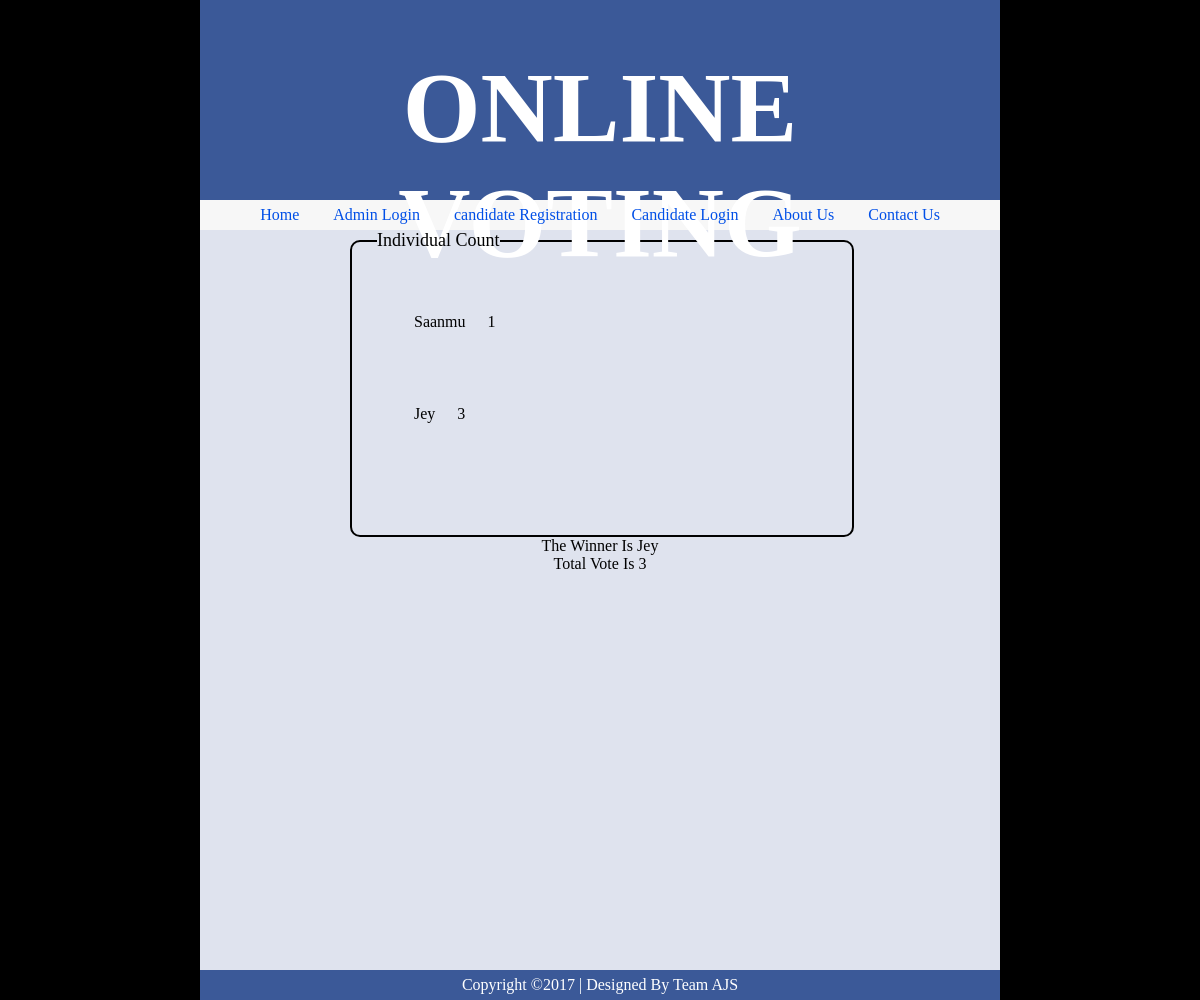
The page /result.php on the database its author committed.
### tables this page shows
CREATE TABLE `candidate_reg` (
  `sno` int(255) NOT NULL,
  `name` varchar(255) NOT NULL,
  `age` int(255) NOT NULL,
  `dob` date NOT NULL,
  `sex` varchar(255) NOT NULL,
  `party` varchar(255) NOT NULL,
  `symbol` varchar(255) NOT NULL,
  `address` varchar(255) NOT NULL
);

### result.php (the view, shortened to what this page needs)
<html>
<head>
<link rel="stylesheet" type="text/css" href="style.css">
</head>
<body>
<div id="header">
<?php include "header.php";?>
</div>
<div id="nav">
<center>
<ul id="navul">
<li><a href="index.php">Home</a></li>
<li><a href="admin.php">Admin Login</a></li>
<li><a href="candidate.php">candidate Registration</a></li>
<li><a href="candidatelogin.php">Candidate Login</a></li>
<li><a href="aboutus.php">About Us</a></li>
<li><a href="contactus.php">Contact Us</a></li>
</ul>
</center>
</div>
<div id="container">
<?php
	include('dbconfig.php');
	$k=0;
	echo "<fieldset id='user_login'>";
	echo "<legend>Individual Count</legend>";
	for($i=0;$i<10;$i++)
	{
		$query="select count(voter) from people where voter=$i";
		$res=mysqli_query($con,$query);
		$row=mysqli_fetch_array($res);
		$array=$row[0];
		if($array>0)
		{
			$query1="select name from candidate_reg where sno=$i";
			$res1=mysqli_query($con,$query1);
			echo "<table id='user_table'>";
			if(mysqli_num_rows($res1)==1)
			{
				echo "<tr>";
				while($row1=mysqli_fetch_array($res1))
				{
					echo "<td>".$row1['name']."</td><td>".$array."</td>";
					if($array>$k)
					{
						$k=$array;
						$h=$row1['name'];
					}
				}
				echo "</tr>";
			}
			echo "</table>";
		}
	}
	echo "</fieldset>";
	echo "<center>The Winner Is ".$h."  <br>Total Vote Is ".$k."</center>";
?>
</div>
<div id="footer">
<?php include "footer.php";?>
</div>
</body>
</html>

### style.css (style rules this page uses)
* { margin:0px; padding:0px; }
html { background:black; }
body { background:silver; height:1000px; width:800px; margin:0px auto; }
#header { background:#3B5998; height:200px; width:100%; }
#nav { background:#f7f7f7; height:30px; width:100%; }
#container { background:#dfe3ee; height:740px; width:100%; }
#footer { background:#3B5998; height:30px; width:100%; line-height:30px; color:white; }
#navul li { list-style-type:none; display:inline; padding-left:15px; padding-right:15px; line-height:30px; }
#navul li a,#lful li a,#rtul li a { text-decoration:none; color:004fe7; }
#user_login { min-height:250px; width:500px; margin-left:150px; border-radius:10px; border:2px solid black; }
#user_login legend { margin-left:25px; font-size:18px; color:black; }
#user_table tr td { padding:10px; }
#user_table { margin:50px; }

### rows shown on the page
candidate_reg: name "Saanmu", array "1"
candidate_reg: name "Jey", array "3"

### other values the page prints
$k "3"
